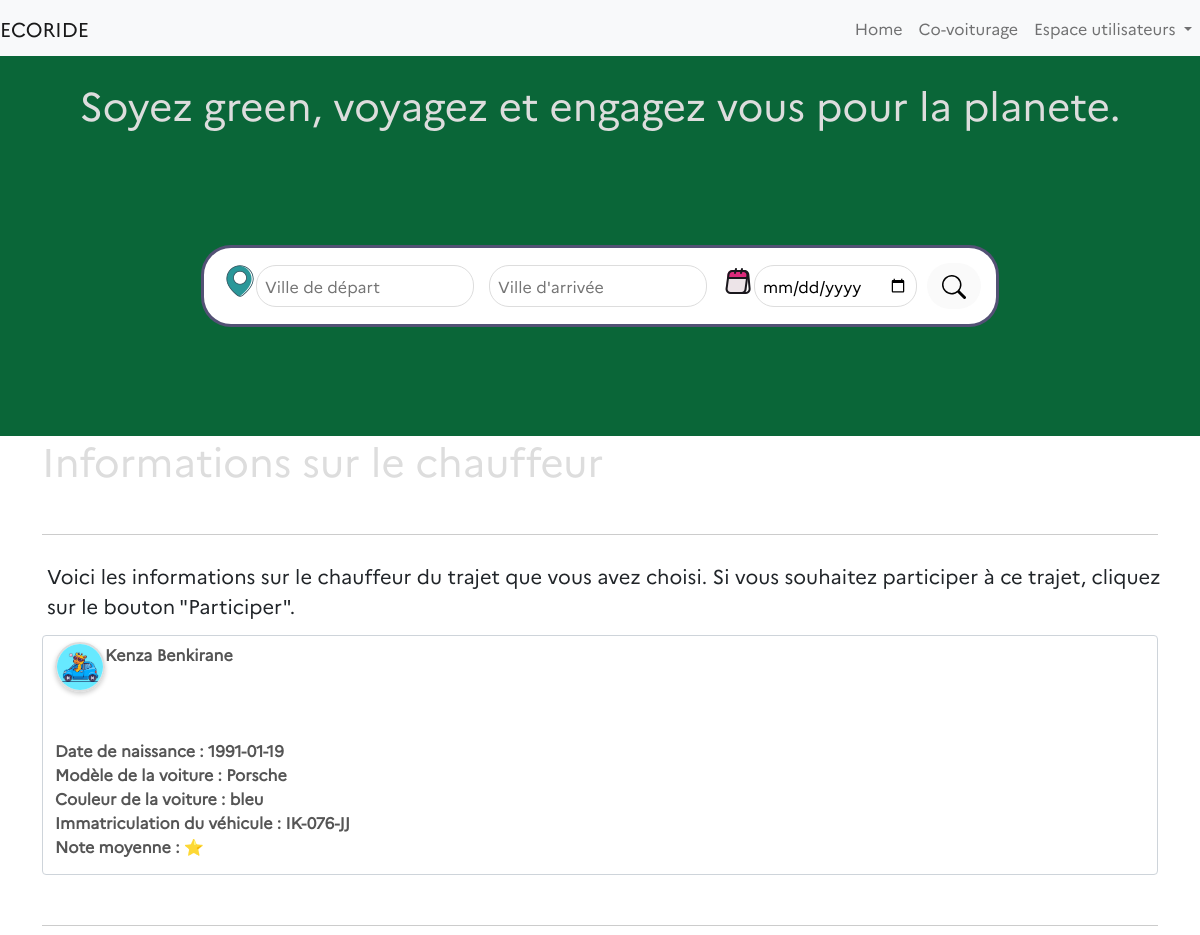
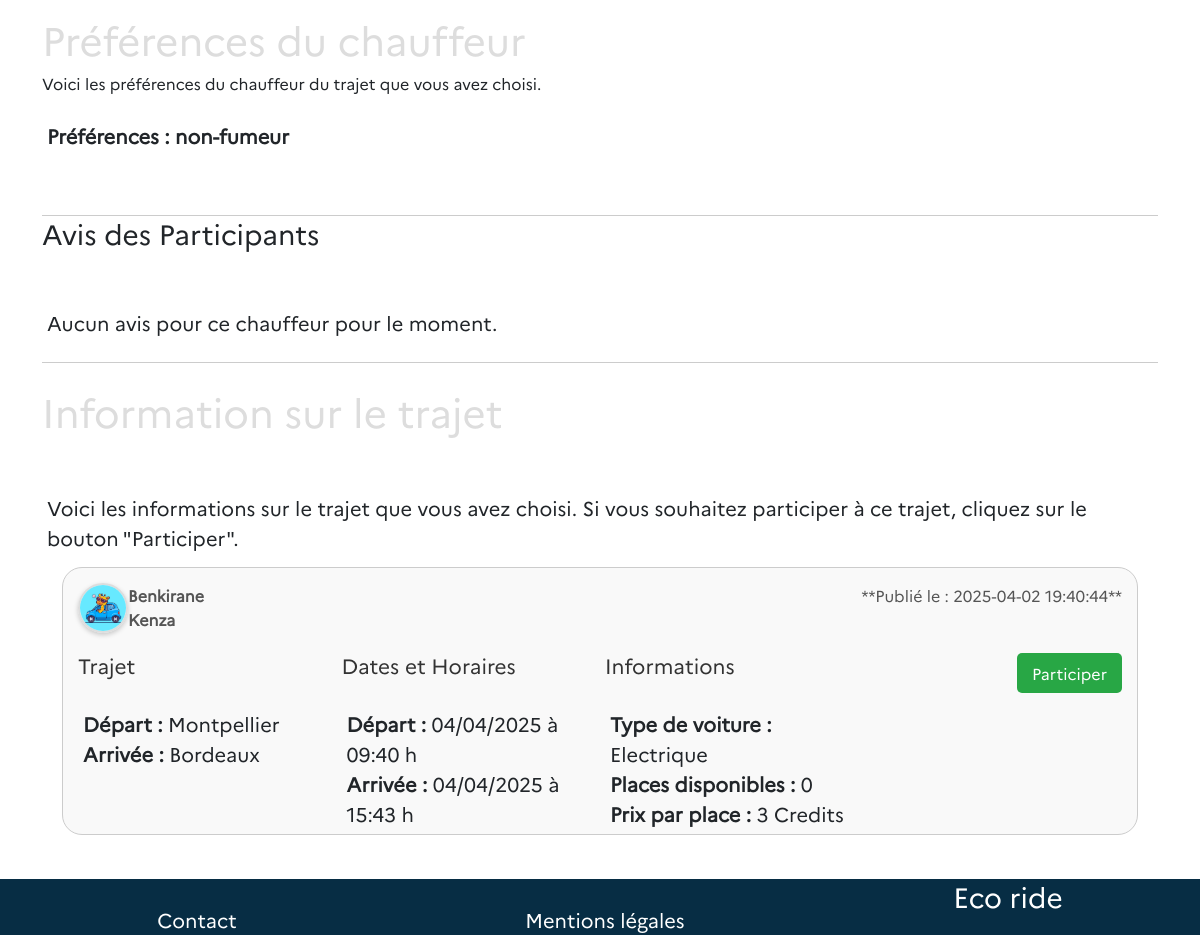
The page /pages/participer.php?covoiturage_id=117 on the database its author committed (2 pictures, top to bottom).
### tables this page shows
CREATE TABLE "covoiturages" (
	"covoiturage_id"	INTEGER,
	"date_depart"	TEXT,
	"heure_depart"	TEXT,
	"lieu_depart"	TEXT,
	"date_arrivee"	TEXT,
	"heure_arrivee"	TEXT,
	"prix_personne"	INTEGER,
	"user_id"	INTEGER,
	"created_at"	TEXT,
	"lieu_arrivee"	TEXT,
	"nb_place"	INTEGER,
	"voiture_id"	INTEGER,
	"evaluation"	INTEGER,
	"commentaire"	TEXT,
	"statut"	TEXT DEFAULT 'en_attente',
	PRIMARY KEY("covoiturage_id" AUTOINCREMENT),
	FOREIGN KEY("user_id") REFERENCES "utilisateurs"("user_id")
);

CREATE TABLE "utilisateurs" (
	"user_id"	INTEGER,
	"nom"	TEXT,
	"prenom"	TEXT,
	"adresse"	TEXT,
	"email"	TEXT UNIQUE,
	"password"	TEXT,
	"telephone"	TEXT,
	"date_naissance"	TEXT,
	"photo"	BLOB,
	"pseudo"	TEXT UNIQUE,
	"credits"	INTEGER DEFAULT 20,
	"ville"	TEXT,
	"average_note"	INTEGER,
	PRIMARY KEY("user_id" AUTOINCREMENT)
);

CREATE TABLE "voitures" (
	"voiture_id"	INTEGER,
	"modele"	TEXT,
	"immatriculation"	TEXT UNIQUE,
	"energie"	TEXT,
	"couleur"	TEXT,
	"date_premiere_immatriculation"	TEXT,
	"user_id"	INTEGER,
	PRIMARY KEY("voiture_id" AUTOINCREMENT)
);

### pages/participer.php (the view, shortened to what this page needs)
<?php
$pdo = new PDO("sqlite:/Users/macosdev/Documents/GitHub/ecoRide-DrissBenkirane/ecorideDatabase.db");
$pdo->setAttribute(PDO::ATTR_ERRMODE, PDO::ERRMODE_EXCEPTION);
$covoiturage = null;
if (isset($_GET['covoiturage_id'])) {
    $covoiturage_id = $_GET['covoiturage_id'];
    try {
        $stmt = $pdo->prepare("SELECT user_id FROM covoiturages WHERE covoiturage_id = :covoiturage_id");
        $stmt->bindParam(':covoiturage_id', $covoiturage_id);
        $stmt->execute();
        $userId = $stmt->fetch(PDO::FETCH_ASSOC);
        $userId = $userId['user_id'];
    } catch (PDOException $e) {
        echo "Erreur lors de la récupération des avis : " . $e->getMessage();
    }
    try {
        $stmt = $pdo->prepare("
            SELECT c.*, u.nom AS nom, u.average_note AS average_note, u.prenom AS prenom, u.date_naissance, u.photo,
                   v.modele, v.couleur, v.immatriculation, v.energie
            FROM covoiturages c
            LEFT JOIN utilisateurs u ON c.user_id = u.user_id
            LEFT JOIN voitures v ON c.voiture_id = v.voiture_id
            WHERE c.covoiturage_id = :covoiturage_id
        ");
        $stmt->bindParam(':covoiturage_id', $covoiturage_id, PDO::PARAM_INT);
        $stmt->execute();
        $covoiturage = $stmt->fetch(PDO::FETCH_OBJ);
    } catch (PDOException $e) {
        echo "Erreur lors de la récupération des informations du covoiturage : " . $e->getMessage();
    }
    try {
        $stmt = $pdo->prepare("
            SELECT
                u.user_id,
                u.nom,
                u.prenom,
                u.photo,
                a.avis_id,
                a.commentaire,
                a.note
            FROM Participations p
            JOIN avis a ON p.voyageur_id = a.voyageur_id
            JOIN utilisateurs u ON a.voyageur_id = u.user_id
            WHERE p.chauffeur_id = :chauffeur_id
        ");
        $stmt->bindParam(':chauffeur_id', $userId, PDO::PARAM_INT);
        $stmt->execute();
        $avis = $stmt->fetchAll(PDO::FETCH_OBJ);
    } catch (PDOException $e) {
        echo "Erreur lors de la récupération des données : " . $e->getMessage();
    }
}
require_once '/Users/macosdev/Documents/GitHub/ecoRide-DrissBenkirane/elements/header.php';
?>
<div class="container">
    <h1>Informations sur le chauffeur</h1>
    <div class="ligne-horizontale"></div>
    <p class="description">
        Voici les informations sur le chauffeur du trajet que vous avez choisi. Si vous souhaitez participer à ce
        trajet,
        cliquez sur le bouton "Participer".
    </p><br>
    <?php if ($covoiturage): ?>
        <div class="form-control">
            <div class="publication-header">
                <div class="utilisateur-info">
                    <span>
                        <img src="<?= htmlspecialchars($covoiturage->photo) ?>"
                            alt="Photo de <?= htmlspecialchars($covoiturage->nom) ?>" class="photo-utilisateur" height="50"
                            width="50">
                    </span>
                    <span class="utilisateur" name="prenom">
                        <?= htmlspecialchars($covoiturage->prenom) ?>
                    </span>
                    <span class="utilisateur" name="nom">
                        <?= htmlspecialchars($covoiturage->nom) ?></span><br><br><br><br>
                    <span class="utilisateur" name="date_naissance">Date de naissance :
                        <?= htmlspecialchars($covoiturage->date_naissance) ?><br>
                    </span>
                    <span class="utilisateur" name="voiture">Modèle de la voiture :
                        <?= htmlspecialchars($covoiturage->modele) ?><br>
                    </span>
                    <span class="utilisateur" name="couleur">Couleur de la voiture :
                        <?= htmlspecialchars($covoiturage->couleur) ?><br>
                    </span>
                    <span class="utilisateur" name="nom">Immatriculation du véhicule :
                        <?= htmlspecialchars($covoiturage->immatriculation) ?><br>
                    </span>
                    <span class="utilisateur" name="note">Note moyenne :
                        <?= htmlspecialchars($covoiturage->average_note) ?> ⭐</span><br>
                </div>
            </div>
        </div>
        <div class="ligne-horizontale"></div></br>
        <h1>Préférences du chauffeur</h1>
        <p2 class="description">
            Voici les préférences du chauffeur du trajet que vous avez choisi.
        </p2><br>
        <div class="utilisateur">
            <p>Préférences : <?= htmlspecialchars($covoiturage->commentaire) ?><br>
            </p>
        </div></br>
    <?php else: ?>
        <p>Covoiturage non trouvé.</p>
    <?php endif; ?>
    <div class="ligne-horizontale"></div>
    <div class="utilisateur-info">
        <h3>Avis des Participants</h3>
    </div></br>
    <?php if (!empty($avis)) : ?>
        <?php foreach ($avis as $unAvis) : ?>
            <div class="publication-cadre">
                <div class="publication-header">
                </div>
                <div class="publication-details">
                    <div class="avis-section">
                        <div class="avis-cadre">
                            <div class="avis-header">
                                <span>
                                    <img src="<?= htmlspecialchars($unAvis->photo) ?>"
                                        alt="Photo de <?= htmlspecialchars($unAvis->nom) ?>" class="photo-utilisateur"
                                        height="50" width="50">
                                </span>
                                <strong class="container">Avis donné par : </strong> <?= htmlspecialchars($unAvis->prenom) ?>
                                <?= htmlspecialchars($unAvis->nom) ?></br></br>
                            </div>
                            <div class="avis-contenu">
                                <p>"<?= htmlspecialchars($unAvis->commentaire) ?>"</p></br>
                                <span class="container">Note : <?= htmlspecialchars($unAvis->note) ?>/5</span>
                            </div>
                        </div>
                    </div>
                </div>
            </div>
        <?php endforeach; ?>
    <?php else : ?>
        <p>Aucun avis pour ce chauffeur pour le moment.</p>
    <?php endif; ?>
    <div class="ligne-horizontale"></div></br>
    <h1>Information sur le trajet</h1></br>
    <p class="description">Voici les informations sur le trajet que vous avez choisi. Si vous souhaitez participer à ce
        trajet, cliquez sur le bouton "Participer".</p></br>
    <form method="post">
        <div class="container-bottom2">
            <div class="publication-cadre">
                <div class="publication-header">
                    <div class="utilisateur-info">
                        <span>
                            <img src="<?= htmlspecialchars($covoiturage->photo) ?>"
                                alt="Photo de <?= htmlspecialchars($covoiturage->nom) ?>" class="photo-utilisateur"
                                height="50" width="50">
                        </span>
                        <span class="utilisateur" name="nom">
                            <?= htmlspecialchars($covoiturage->nom) ?></br><?= htmlspecialchars($covoiturage->prenom) ?>
                        </span>
                    </div>
                    <span class="date-creation" name="created_at">
                        **Publié le : <?= htmlspecialchars($covoiturage->created_at) ?>**
                    </span>
                </div>
                <div class="publication-details">
                    <div class="trajet">
                        <h3>Trajet</h3>
                        <p>
                            <strong>Départ :</strong> <?= htmlspecialchars($covoiturage->lieu_depart) ?>
                            <br>
                            <strong>Arrivée :</strong> <?= htmlspecialchars($covoiturage->lieu_arrivee) ?>
                        </p>
                    </div>
                    <div class="dates">
                        <h3>Dates et Horaires</h3>
                        <p>
                            <strong>Départ :</strong>
                            <?= htmlspecialchars(date('d/m/Y', strtotime($covoiturage->date_depart))) ?> à
                            <?= htmlspecialchars(date('H:i', strtotime($covoiturage->heure_depart))) ?> h
                            <br>
                            <strong>Arrivée :</strong>
                            <?= htmlspecialchars(date('d/m/Y', strtotime($covoiturage->date_arrivee))) ?> à
                            <?= htmlspecialchars(date('H:i', strtotime($covoiturage->heure_arrivee))) ?> h
                        </p>
                    </div>
                    <div class="informations">
                        <h3>Informations</h3>
                        <p>
                            <strong>Type de voiture :</strong> <?= htmlspecialchars($covoiturage->energie) ?>
                            <br>
                            <strong>Places disponibles :</strong> <?= htmlspecialchars($covoiturage->nb_place) ?>
                            <br>
                            <strong>Prix par place :</strong> <?= htmlspecialchars($covoiturage->prix_personne) ?>
                            Credits
                        </p>
                    </div>
                    <div class="publication-actions">
                        <button class="participer-btn" type="submit" name="participer">Participer</button>
                    </div>
                </div>
            </div>
        </div>
    </form>
</div>
<?php require_once '/Users/macosdev/Documents/GitHub/ecoRide-DrissBenkirane/elements/footer.php'; ?>

### styles/covoiturage.css (style rules this page uses)
* { font-family: 'Marianne'; }
p { font-size: 20px; position: relative; left: 5px; top: 25px; }
.ligne-horizontale { border-bottom: 1px solid #ccc; width: 100%; margin-top: 50px; }
.publication-cadre { border: 1px solid #ccc; padding: 15px; margin-bottom: 15px; border-radius: 20px; background-color: #f9f9f9; margin-right: 20px; margin-left: 20px; }
.publication-header { display: flex; justify-content: space-between; margin-bottom: 10px; font-size: 1em; color: #555; }
.utilisateur { font-weight: bold; }
.publication-details { display: grid; grid-template-columns: repeat(auto-fit, minmax(200px, 1fr)); gap: 10px; }
.trajet h3, .dates h3, .informations h3 { margin-top: 0; margin-bottom: 5px; font-size: 1.3em; color: #333; }
.publication-actions { text-align: right; }
.participer-btn { background-color: #28a745; color: white; border: none; padding: 8px 15px; border-radius: 5px; cursor: pointer; font-size: 1em; transition: background-color 0.3s ease; }
.photo-utilisateur { width: 50px; height: 50px; border-radius: 50%; object-fit: cover; border: 2px solid #ddd; box-shadow: 0px 2px 5px rgba(0, 0, 0, 0.2); float: left; vertical-align: middle; }

### styles/home.css (style rules this page uses)
* { font-family: 'Marianne'; }
.container-bottom2 { margin-bottom: 100px; }
img { margin: 0 auto 10px; display: block; }

### styles/header.css (style rules this page uses)
* { font-family: 'Marianne'; }

### styles/research.css (style rules this page uses)
h1 { color: #ddd; }

### styles/footer.css (style rules this page uses)
html { position: relative; min-height: 100%; }

### rows shown on the page
covoiturages: user.photo (picture), user.prenom "Kenza", user.nom "Benkirane", user.date_naissance "1991-01-19", voiture.modele "Porsche", voiture.couleur "bleu", voiture.immatriculation "IK-076-JJ", commentaire "non-fumeur", created_at "2025-04-02 19:40:44", lieu_depart "Montpellier", lieu_arrivee "Bordeaux", date_depart "04/04/2025", heure_depart "09:40", date_arrivee "04/04/2025", heure_arrivee "15:43", voiture.energie "Electrique", nb_place "0", prix_personne "3"
